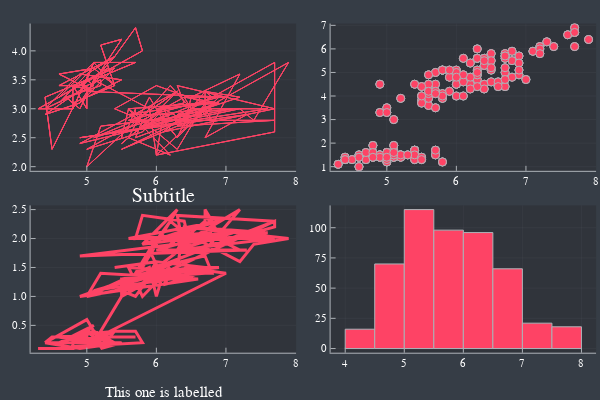

Notebook code cell kept with this figure:
### Markdown cell above
### Creating multiple sub-plots

### Code cell
p1 = plot(dat[1:500,1],dat[1:500,2],theme(:dark)) # Make a line plot, change the theme of plots using Theme function
p2 = scatter(dat[1:500,1], dat[1:500,3]) # Make a scatter plot
p3 = plot(dat[1:500,1], dat[1:500,4], xlabel = "This one is labelled", lw = 3, title = "Subtitle")
p4 = histogram(dat[1:500,2], dat[1:500,6]) # Four histograms each with 10 points? Why not!


plot(p1, p2, p3, p4, layout = (2, 2), legend = false)

### Figure 1 — Plotly figure (JSON) as saved in the notebook; plotly's stock layout.template omitted (floating-point values rounded to 4 significant figures; data arrays with more than 128 entries replaced by an {"elided": "..."} marker saying what was removed)
{"data": [{"colorbar": {"title": ""}, "legendgroup": "y1", "line": {"color": "rgba(254, 67, 101, 1.000)", "dash": "solid", "shape": "linear", "width": 1}, "mode": "lines", "name": "y1", "showlegend": true, "type": "scatter", "x": {"elided": "500 float values"}, "xaxis": "x1", "y": {"elided": "500 float values"}, "yaxis": "y1", "zmax": null, "zmin": null}, {"colorbar": {"title": ""}, "legendgroup": "y1", "marker": {"color": "rgba(254, 67, 101, 1.000)", "line": {"color": "rgba(173, 178, 183, 1.000)", "width": 1}, "size": 8, "symbol": "circle"}, "mode": "markers", "name": "y1", "showlegend": true, "type": "scatter", "x": {"elided": "500 float values"}, "xaxis": "x2", "y": {"elided": "500 float values"}, "yaxis": "y2", "zmax": null, "zmin": null}, {"colorbar": {"title": ""}, "legendgroup": "y1", "line": {"color": "rgba(254, 67, 101, 1.000)", "dash": "solid", "shape": "linear", "width": 3}, "mode": "lines", "name": "y1", "showlegend": true, "type": "scatter", "x": {"elided": "500 float values"}, "xaxis": "x3", "y": {"elided": "500 float values"}, "yaxis": "y3", "zmax": null, "zmin": null}, {"fill": "tozeroy", "fillcolor": "rgba(254, 67, 101, 1.000)", "hoverinfo": "none", "legendgroup": "y1", "line": {"color": "rgba(173, 178, 183, 1.000)", "dash": "solid", "width": 1}, "mode": "lines", "name": "y1", "showlegend": true, "type": "scatter", "x": [4, 4, 4.5, 4.5, 4, 4], "xaxis": "x4", "y": [16, 0, 0, 16, 16, 16], "yaxis": "y4"}, {"fill": "tozeroy", "fillcolor": "rgba(254, 67, 101, 1.000)", "hoverinfo": "none", "legendgroup": "y1", "line": {"color": "rgba(173, 178, 183, 1.000)", "dash": "solid", "width": 1}, "mode": "lines", "name": "y1", "showlegend": false, "type": "scatter", "x": [4.5, 4.5, 5, 5, 4.5, 4.5], "xaxis": "x4", "y": [70, 0, 0, 70, 70, 70], "yaxis": "y4"}, {"fill": "tozeroy", "fillcolor": "rgba(254, 67, 101, 1.000)", "hoverinfo": "none", "legendgroup": "y1", "line": {"color": "rgba(173, 178, 183, 1.000)", "dash": "solid", "width": 1}, "mode": "lines", "name": "y1", "showlegend": false, "type": "scatter", "x": [5, 5, 5.5, 5.5, 5, 5], "xaxis": "x4", "y": [115, 0, 0, 115, 115, 115], "yaxis": "y4"}, {"fill": "tozeroy", "fillcolor": "rgba(254, 67, 101, 1.000)", "hoverinfo": "none", "legendgroup": "y1", "line": {"color": "rgba(173, 178, 183, 1.000)", "dash": "solid", "width": 1}, "mode": "lines", "name": "y1", "showlegend": false, "type": "scatter", "x": [5.5, 5.5, 6, 6, 5.5, 5.5], "xaxis": "x4", "y": [98, 0, 0, 98, 98, 98], "yaxis": "y4"}, {"fill": "tozeroy", "fillcolor": "rgba(254, 67, 101, 1.000)", "hoverinfo": "none", "legendgroup": "y1", "line": {"color": "rgba(173, 178, 183, 1.000)", "dash": "solid", "width": 1}, "mode": "lines", "name": "y1", "showlegend": false, "type": "scatter", "x": [6, 6, 6.5, 6.5, 6, 6], "xaxis": "x4", "y": [96, 0, 0, 96, 96, 96], "yaxis": "y4"}, {"fill": "tozeroy", "fillcolor": "rgba(254, 67, 101, 1.000)", "hoverinfo": "none", "legendgroup": "y1", "line": {"color": "rgba(173, 178, 183, 1.000)", "dash": "solid", "width": 1}, "mode": "lines", "name": "y1", "showlegend": false, "type": "scatter", "x": [6.5, 6.5, 7, 7, 6.5, 6.5], "xaxis": "x4", "y": [66, 0, 0, 66, 66, 66], "yaxis": "y4"}, {"fill": "tozeroy", "fillcolor": "rgba(254, 67, 101, 1.000)", "hoverinfo": "none", "legendgroup": "y1", "line": {"color": "rgba(173, 178, 183, 1.000)", "dash": "solid", "width": 1}, "mode": "lines", "name": "y1", "showlegend": false, "type": "scatter", "x": [7, 7, 7.5, 7.5, 7, 7], "xaxis": "x4", "y": [21, 0, 0, 21, 21, 21], "yaxis": "y4"}, {"fill": "tozeroy", "fillcolor": "rgba(254, 67, 101, 1.000)", "hoverinfo": "none", "legendgroup": "y1", "line": {"color": "rgba(173, 178, 183, 1.000)", "dash": "solid", "width": 1}, "mode": "lines", "name": "y1", "showlegend": false, "type": "scatter", "x": [7.5, 7.5, 8, 8, 7.5, 7.5], "xaxis": "x4", "y": [18, 0, 0, 18, 18, 18], "yaxis": "y4"}], "layout": {"annotations": [{"font": {"color": "rgba(255, 255, 255, 1.000)", "family": "sans-serif", "size": 20}, "rotation": 0, "showarrow": false, "text": "Subtitle", "x": 0.2722, "xanchor": "center", "xref": "paper", "y": 0.5434, "yanchor": "top", "yref": "paper"}], "height": 400, "margin": {"b": 20, "l": 0, "r": 0, "t": 20}, "paper_bgcolor": "rgba(54, 61, 70, 1.000)", "plot_bgcolor": "rgba(48, 52, 59, 1.000)", "showlegend": false, "width": 600, "xaxis1": {"anchor": "y1", "domain": [0.05101, 0.4934], "gridcolor": "rgba(173, 178, 183, 0.100)", "gridwidth": 0.5, "linecolor": "rgba(173, 178, 183, 1.000)", "mirror": false, "range": [4.192, 8.008], "showgrid": true, "showline": true, "showticklabels": true, "tickangle": 0, "tickcolor": "rgb(173, 178, 183)", "tickfont": {"color": "rgba(255, 255, 255, 1.000)", "family": "sans-serif", "size": 11}, "tickmode": "array", "ticks": "inside", "ticktext": ["5", "6", "7", "8"], "tickvals": [5, 6, 7, 8], "title": "", "titlefont": {"color": "rgba(255, 255, 255, 1.000)", "family": "sans-serif", "size": 15}, "type": "-", "visible": true, "zeroline": false, "zerolinecolor": "rgba(173, 178, 183, 1.000)"}, "xaxis2": {"anchor": "y2", "domain": [0.551, 0.9934], "gridcolor": "rgba(173, 178, 183, 0.100)", "gridwidth": 0.5, "linecolor": "rgba(173, 178, 183, 1.000)", "mirror": false, "range": [4.192, 8.008], "showgrid": true, "showline": true, "showticklabels": true, "tickangle": 0, "tickcolor": "rgb(173, 178, 183)", "tickfont": {"color": "rgba(255, 255, 255, 1.000)", "family": "sans-serif", "size": 11}, "tickmode": "array", "ticks": "inside", "ticktext": ["5", "6", "7", "8"], "tickvals": [5, 6, 7, 8], "title": "", "titlefont": {"color": "rgba(255, 255, 255, 1.000)", "family": "sans-serif", "size": 15}, "type": "-", "visible": true, "zeroline": false, "zerolinecolor": "rgba(173, 178, 183, 1.000)"}, "xaxis3": {"anchor": "y3", "domain": [0.05101, 0.4934], "gridcolor": "rgba(173, 178, 183, 0.100)", "gridwidth": 0.5, "linecolor": "rgba(173, 178, 183, 1.000)", "mirror": false, "range": [4.192, 8.008], "showgrid": true, "showline": true, "showticklabels": true, "tickangle": 0, "tickcolor": "rgb(173, 178, 183)", "tickfont": {"color": "rgba(255, 255, 255, 1.000)", "family": "sans-serif", "size": 11}, "tickmode": "array", "ticks": "inside", "ticktext": ["5", "6", "7", "8"], "tickvals": [5, 6, 7, 8], "title": "This one is labelled", "titlefont": {"color": "rgba(255, 255, 255, 1.000)", "family": "sans-serif", "size": 15}, "type": "-", "visible": true, "zeroline": false, "zerolinecolor": "rgba(173, 178, 183, 1.000)"}, "xaxis4": {"anchor": "y4", "domain": [0.551, 0.9934], "gridcolor": "rgba(173, 178, 183, 0.100)", "gridwidth": 0.5, "linecolor": "rgba(173, 178, 183, 1.000)", "mirror": false, "range": [3.753, 8.247], "showgrid": true, "showline": true, "showticklabels": true, "tickangle": 0, "tickcolor": "rgb(173, 178, 183)", "tickfont": {"color": "rgba(255, 255, 255, 1.000)", "family": "sans-serif", "size": 11}, "tickmode": "array", "ticks": "inside", "ticktext": ["4", "5", "6", "7", "8"], "tickvals": [4, 5, 6, 7, 8], "title": "", "titlefont": {"color": "rgba(255, 255, 255, 1.000)", "family": "sans-serif", "size": 15}, "type": "-", "visible": true, "zeroline": false, "zerolinecolor": "rgba(173, 178, 183, 1.000)"}, "yaxis1": {"anchor": "x1", "domain": [0.581, 0.9902], "gridcolor": "rgba(173, 178, 183, 0.100)", "gridwidth": 0.5, "linecolor": "rgba(173, 178, 183, 1.000)", "mirror": false, "range": [1.928, 4.472], "showgrid": true, "showline": true, "showticklabels": true, "tickangle": 0, "tickcolor": "rgb(173, 178, 183)", "tickfont": {"color": "rgba(255, 255, 255, 1.000)", "family": "sans-serif", "size": 11}, "tickmode": "array", "ticks": "inside", "ticktext": ["2.0", "2.5", "3.0", "3.5", "4.0"], "tickvals": [2, 2.5, 3, 3.5, 4], "title": "", "titlefont": {"color": "rgba(255, 255, 255, 1.000)", "family": "sans-serif", "size": 15}, "type": "-", "visible": true, "zeroline": false, "zerolinecolor": "rgba(173, 178, 183, 1.000)"}, "yaxis2": {"anchor": "x2", "domain": [0.581, 0.9902], "gridcolor": "rgba(173, 178, 183, 0.100)", "gridwidth": 0.5, "linecolor": "rgba(173, 178, 183, 1.000)", "mirror": false, "range": [0.823, 7.077], "showgrid": true, "showline": true, "showticklabels": true, "tickangle": 0, "tickcolor": "rgb(173, 178, 183)", "tickfont": {"color": "rgba(255, 255, 255, 1.000)", "family": "sans-serif", "size": 11}, "tickmode": "array", "ticks": "inside", "ticktext": ["1", "2", "3", "4", "5", "6", "7"], "tickvals": [1, 2, 3, 4, 5, 6, 7], "title": "", "titlefont": {"color": "rgba(255, 255, 255, 1.000)", "family": "sans-serif", "size": 15}, "type": "-", "visible": true, "zeroline": false, "zerolinecolor": "rgba(173, 178, 183, 1.000)"}, "yaxis3": {"anchor": "x3", "domain": [0.07581, 0.4849], "gridcolor": "rgba(173, 178, 183, 0.100)", "gridwidth": 0.5, "linecolor": "rgba(173, 178, 183, 1.000)", "mirror": false, "range": [0.028, 2.572], "showgrid": true, "showline": true, "showticklabels": true, "tickangle": 0, "tickcolor": "rgb(173, 178, 183)", "tickfont": {"color": "rgba(255, 255, 255, 1.000)", "family": "sans-serif", "size": 11}, "tickmode": "array", "ticks": "inside", "ticktext": ["0.5", "1.0", "1.5", "2.0", "2.5"], "tickvals": [0.5, 1, 1.5, 2, 2.5], "title": "", "titlefont": {"color": "rgba(255, 255, 255, 1.000)", "family": "sans-serif", "size": 15}, "type": "-", "visible": true, "zeroline": false, "zerolinecolor": "rgba(173, 178, 183, 1.000)"}, "yaxis4": {"anchor": "x4", "domain": [0.07581, 0.4849], "gridcolor": "rgba(173, 178, 183, 0.100)", "gridwidth": 0.5, "linecolor": "rgba(173, 178, 183, 1.000)", "mirror": false, "range": [-3.45, 118.5], "showgrid": true, "showline": true, "showticklabels": true, "tickangle": 0, "tickcolor": "rgb(173, 178, 183)", "tickfont": {"color": "rgba(255, 255, 255, 1.000)", "family": "sans-serif", "size": 11}, "tickmode": "array", "ticks": "inside", "ticktext": ["0", "25", "50", "75", "100"], "tickvals": [0, 25, 50, 75, 100], "title": "", "titlefont": {"color": "rgba(255, 255, 255, 1.000)", "family": "sans-serif", "size": 15}, "type": "-", "visible": true, "zeroline": false, "zerolinecolor": "rgba(173, 178, 183, 1.000)"}}}
